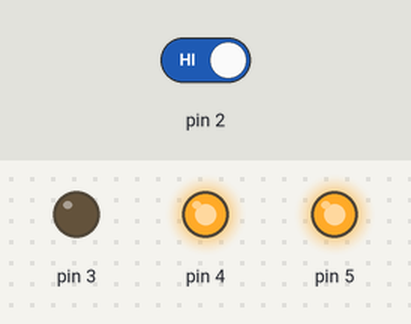
A sketch run on a simulated Arduino Uno, built with avr-gcc and run on an emulated ATmega328P. Parts: output pins drawn as LEDs (lit = HIGH). The inputs (shaded band) are chosen by the test bench; at power-on: pin 2 HIGH.

Above: at 1.3 s.
1.4 s: pin 2 driven LOW
At 2.5 s:
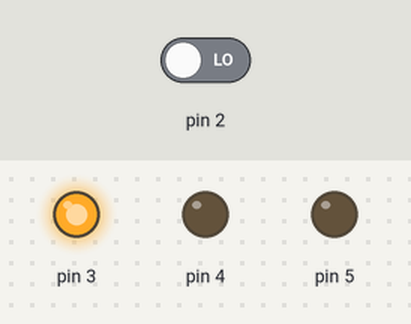
3.0 s: pin 2 driven HIGH
At 3.6 s:
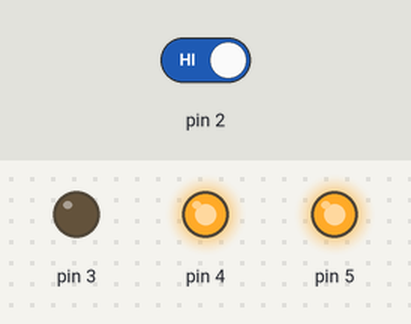
Timing chart, 0 to 6.0 s (numbered marks = the images above; inputs shaded):
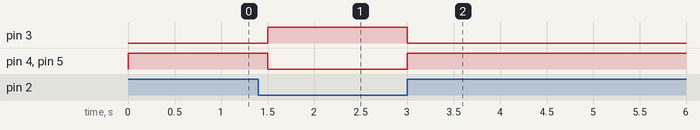

The sketch:

spaceshipProject.ino
```cpp
int switchState = 0;
void setup() {
  pinMode(2, INPUT);
  pinMode(3, OUTPUT);
  pinMode(4, OUTPUT);
  pinMode(5, OUTPUT);
}

void loop() {
  //checks pin for input
  switchState = digitalRead(2);
  //can be 1 = HIGH (there is voltage)
  //can be 0 = LOW (there is no voltage)

  if(switchState == 0)
  //if the button isn't pressed
  {
    digitalWrite(3, HIGH);
    digitalWrite(4, LOW);
    digitalWrite(5, LOW);
  }
  else
  //the button is pressed
  {
    digitalWrite(3, LOW);
    digitalWrite(4, HIGH);
    digitalWrite(5, HIGH);
  }
  delay(250);
}
```

Measured:
- after the input at 1.4 s, pin 3: LOW → HIGH after 0.10 s; pin 4, pin 5: HIGH → LOW after 0.10 s
- after the input at 3.0 s, pin 3: HIGH → LOW at once; pin 4, pin 5: LOW → HIGH at once
